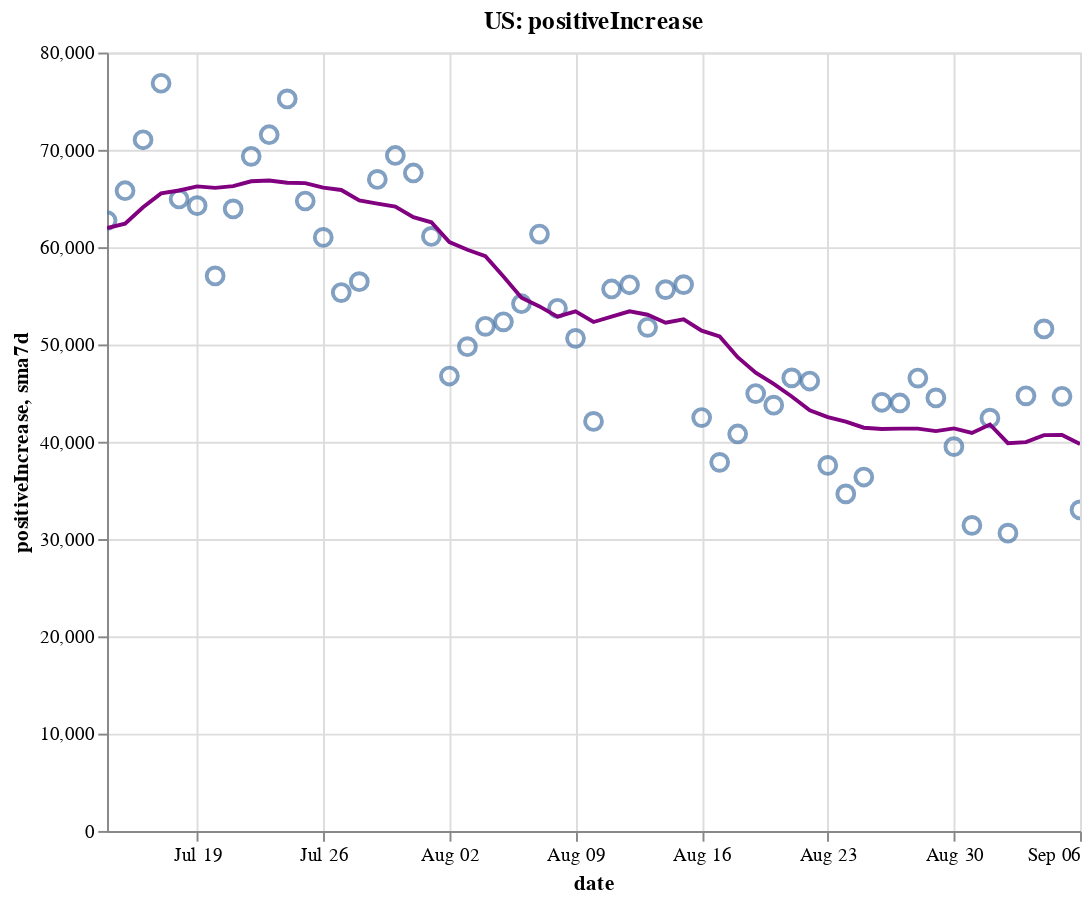

The notebook cell saved with this chart:
### Code cell
create_plot(us, 'positiveIncrease')

### Figure 1 — Vega-Lite specification as saved in the notebook (floating-point values rounded to 4 significant figures)
{"config": {"view": {"continuousWidth": 400, "continuousHeight": 300}}, "layer": [{"layer": [{"mark": {"type": "point", "size": 75}, "encoding": {"tooltip": [{"type": "temporal", "field": "date"}, {"type": "quantitative", "field": "positiveIncrease"}, {"type": "quantitative", "field": "sma7d"}], "x": {"type": "temporal", "field": "date"}, "y": {"type": "quantitative", "field": "positiveIncrease"}}, "selection": {"selector002": {"type": "interval", "bind": "scales", "encodings": ["x", "y"]}}}, {"mark": {"type": "line", "color": "purple"}, "encoding": {"x": {"type": "temporal", "field": "date"}, "y": {"type": "quantitative", "field": "sma7d"}}}]}, {"mark": {"type": "rule", "color": "#aaa"}, "encoding": {"x": {"type": "temporal", "field": "date"}}, "transform": [{"filter": {"selection": "selector001"}}]}, {"mark": "circle", "encoding": {"opacity": {"condition": {"value": 1, "selection": "selector001"}, "value": 0}, "tooltip": [{"type": "temporal", "field": "date"}, {"type": "quantitative", "field": "positiveIncrease"}, {"type": "quantitative", "field": "sma7d"}], "x": {"type": "temporal", "field": "date"}, "y": {"type": "quantitative", "field": "positiveIncrease"}}, "selection": {"selector001": {"type": "single", "encodings": ["x"], "on": "mouseover", "nearest": true, "empty": "none"}}}, {"mark": {"type": "text", "align": "left", "dx": 5, "dy": -5, "stroke": "white", "strokeWidth": 2}, "encoding": {"text": {"type": "quantitative", "field": "positiveIncrease"}, "tooltip": [{"type": "temporal", "field": "date"}, {"type": "quantitative", "field": "positiveIncrease"}, {"type": "quantitative", "field": "sma7d"}], "x": {"type": "temporal", "field": "date"}, "y": {"type": "quantitative", "field": "positiveIncrease"}}, "transform": [{"filter": {"selection": "selector001"}}]}, {"mark": {"type": "text", "align": "left", "dx": 5, "dy": -5}, "encoding": {"text": {"type": "quantitative", "field": "positiveIncrease"}, "tooltip": [{"type": "temporal", "field": "date"}, {"type": "quantitative", "field": "positiveIncrease"}, {"type": "quantitative", "field": "sma7d"}], "x": {"type": "temporal", "field": "date"}, "y": {"type": "quantitative", "field": "positiveIncrease"}}, "transform": [{"filter": {"selection": "selector001"}}]}], "data": {"name": "data-a59b749016994e1515e1126b996f4261"}, "height": 400, "title": "US: positiveIncrease", "width": 500, "$schema": "https://vega.github.io/schema/vega-lite/v4.8.1.json", "datasets": {"data-a59b749016994e1515e1126b996f4261": [{"date": "2020-07-14T00:00:00", "totalTestResultsIncrease": 770000.0, "positiveIncrease": 62730.0, "death": 128600.0, "deathIncrease": 736.0, "positiveRate": 0.081, "state": "US", "sma7d": 61960.0}, {"date": "2020-07-15T00:00:00", "totalTestResultsIncrease": 773200.0, "positiveIncrease": 65800.0, "death": 129400.0, "deathIncrease": 858.0, "positiveRate": 0.085, "state": "US", "sma7d": 62400.0}, {"date": "2020-07-16T00:00:00", "totalTestResultsIncrease": 832400.0, "positiveIncrease": 71040.0, "death": 130400.0, "deathIncrease": 947.0, "positiveRate": 0.085, "state": "US", "sma7d": 64100.0}, {"date": "2020-07-17T00:00:00", "totalTestResultsIncrease": 839300.0, "positiveIncrease": 76840.0, "death": 131300.0, "deathIncrease": 951.0, "positiveRate": 0.092, "state": "US", "sma7d": 65530.0}, {"date": "2020-07-18T00:00:00", "totalTestResultsIncrease": 763600.0, "positiveIncrease": 64950.0, "death": 132200.0, "deathIncrease": 872.0, "positiveRate": 0.085, "state": "US", "sma7d": 65820.0}, {"date": "2020-07-19T00:00:00", "totalTestResultsIncrease": 786700.0, "positiveIncrease": 64260.0, "death": 132700.0, "deathIncrease": 527.0, "positiveRate": 0.082, "state": "US", "sma7d": 66240.0}, {"date": "2020-07-20T00:00:00", "totalTestResultsIncrease": 712400.0, "positiveIncrease": 57040.0, "death": 133100.0, "deathIncrease": 363.0, "positiveRate": 0.08, "state": "US", "sma7d": 66090.0}, {"date": "2020-07-21T00:00:00", "totalTestResultsIncrease": 754900.0, "positiveIncrease": 63930.0, "death": 134100.0, "deathIncrease": 1039.0, "positiveRate": 0.085, "state": "US", "sma7d": 66270.0}, {"date": "2020-07-22T00:00:00", "totalTestResultsIncrease": 801600.0, "positiveIncrease": 69330.0, "death": 135300.0, "deathIncrease": 1171.0, "positiveRate": 0.086, "state": "US", "sma7d": 66770.0}, {"date": "2020-07-23T00:00:00", "totalTestResultsIncrease": 845900.0, "positiveIncrease": 71550.0, "death": 136400.0, "deathIncrease": 1056.0, "positiveRate": 0.085, "state": "US", "sma7d": 66840.0}, {"date": "2020-07-24T00:00:00", "totalTestResultsIncrease": 933600.0, "positiveIncrease": 75240.0, "death": 137500.0, "deathIncrease": 1176.0, "positiveRate": 0.081, "state": "US", "sma7d": 66610.0}, {"date": "2020-07-25T00:00:00", "totalTestResultsIncrease": 791000.0, "positiveIncrease": 64740.0, "death": 138500.0, "deathIncrease": 1023.0, "positiveRate": 0.082, "state": "US", "sma7d": 66580.0}, {"date": "2020-07-26T00:00:00", "totalTestResultsIncrease": 851100.0, "positiveIncrease": 61000.0, "death": 139100.0, "deathIncrease": 559.0, "positiveRate": 0.072, "state": "US", "sma7d": 66120.0}, {"date": "2020-07-27T00:00:00", "totalTestResultsIncrease": 762700.0, "positiveIncrease": 55330.0, "death": 140200.0, "deathIncrease": 1060.0, "positiveRate": 0.073, "state": "US", "sma7d": 65870.0}, {"date": "2020-07-28T00:00:00", "totalTestResultsIncrease": 738100.0, "positiveIncrease": 56450.0, "death": 141300.0, "deathIncrease": 1122.0, "positiveRate": 0.076, "state": "US", "sma7d": 64810.0}, {"date": "2020-07-29T00:00:00", "totalTestResultsIncrease": 864500.0, "positiveIncrease": 66960.0, "death": 142800.0, "deathIncrease": 1492.0, "positiveRate": 0.077, "state": "US", "sma7d": 64470.0}, {"date": "2020-07-30T00:00:00", "totalTestResultsIncrease": 814700.0, "positiveIncrease": 69420.0, "death": 144000.0, "deathIncrease": 1259.0, "positiveRate": 0.085, "state": "US", "sma7d": 64160.0}, {"date": "2020-07-31T00:00:00", "totalTestResultsIncrease": 731900.0, "positiveIncrease": 67620.0, "death": 145400.0, "deathIncrease": 1312.0, "positiveRate": 0.092, "state": "US", "sma7d": 63080.0}, {"date": "2020-08-01T00:00:00", "totalTestResultsIncrease": 745700.0, "positiveIncrease": 61100.0, "death": 146500.0, "deathIncrease": 1190.0, "positiveRate": 0.082, "state": "US", "sma7d": 62560.0}, {"date": "2020-08-02T00:00:00", "totalTestResultsIncrease": 699500.0, "positiveIncrease": 46760.0, "death": 147000.0, "deathIncrease": 498.0, "positiveRate": 0.067, "state": "US", "sma7d": 60520.0}, {"date": "2020-08-03T00:00:00", "totalTestResultsIncrease": 745100.0, "positiveIncrease": 49770.0, "death": 147600.0, "deathIncrease": 519.0, "positiveRate": 0.067, "state": "US", "sma7d": 59730.0}, {"date": "2020-08-04T00:00:00", "totalTestResultsIncrease": 717100.0, "positiveIncrease": 51860.0, "death": 148800.0, "deathIncrease": 1255.0, "positiveRate": 0.072, "state": "US", "sma7d": 59070.0}, {"date": "2020-08-05T00:00:00", "totalTestResultsIncrease": 699600.0, "positiveIncrease": 52330.0, "death": 150200.0, "deathIncrease": 1346.0, "positiveRate": 0.075, "state": "US", "sma7d": 56980.0}, {"date": "2020-08-06T00:00:00", "totalTestResultsIncrease": 766600.0, "positiveIncrease": 54180.0, "death": 151400.0, "deathIncrease": 1251.0, "positiveRate": 0.071, "state": "US", "sma7d": 54800.0}, {"date": "2020-08-07T00:00:00", "totalTestResultsIncrease": 785400.0, "positiveIncrease": 61350.0, "death": 152700.0, "deathIncrease": 1333.0, "positiveRate": 0.078, "state": "US", "sma7d": 53910.0}, {"date": "2020-08-08T00:00:00", "totalTestResultsIncrease": 683400.0, "positiveIncrease": 53710.0, "death": 153800.0, "deathIncrease": 1089.0, "positiveRate": 0.079, "state": "US", "sma7d": 52850.0}, {"date": "2020-08-09T00:00:00", "totalTestResultsIncrease": 724000.0, "positiveIncrease": 50620.0, "death": 154400.0, "deathIncrease": 616.0, "positiveRate": 0.07, "state": "US", "sma7d": 53400.0}, {"date": "2020-08-10T00:00:00", "totalTestResultsIncrease": 740900.0, "positiveIncrease": 42090.0, "death": 154900.0, "deathIncrease": 426.0, "positiveRate": 0.057, "state": "US", "sma7d": 52310.0}, {"date": "2020-08-11T00:00:00", "totalTestResultsIncrease": 760000.0, "positiveIncrease": 55700.0, "death": 156200.0, "deathIncrease": 1326.0, "positiveRate": 0.073, "state": "US", "sma7d": 52860.0}, {"date": "2020-08-12T00:00:00", "totalTestResultsIncrease": 500200.0, "positiveIncrease": 56130.0, "death": 157700.0, "deathIncrease": 1517.0, "positiveRate": 0.112, "state": "US", "sma7d": 53400.0}, {"date": "2020-08-13T00:00:00", "totalTestResultsIncrease": 900300.0, "positiveIncrease": 51760.0, "death": 158900.0, "deathIncrease": 1163.0, "positiveRate": 0.057, "state": "US", "sma7d": 53050.0}, {"date": "2020-08-14T00:00:00", "totalTestResultsIncrease": 862300.0, "positiveIncrease": 55640.0, "death": 160100.0, "deathIncrease": 1216.0, "positiveRate": 0.065, "state": "US", "sma7d": 52240.0}, {"date": "2020-08-15T00:00:00", "totalTestResultsIncrease": 756700.0, "positiveIncrease": 56150.0, "death": 161300.0, "deathIncrease": 1219.0, "positiveRate": 0.074, "state": "US", "sma7d": 52580.0}, {"date": "2020-08-16T00:00:00", "totalTestResultsIncrease": 790400.0, "positiveIncrease": 42490.0, "death": 161900.0, "deathIncrease": 619.0, "positiveRate": 0.054, "state": "US", "sma7d": 51420.0}, {"date": "2020-08-17T00:00:00", "totalTestResultsIncrease": 670100.0, "positiveIncrease": 37880.0, "death": 162300.0, "deathIncrease": 407.0, "positiveRate": 0.057, "state": "US", "sma7d": 50820.0}, {"date": "2020-08-18T00:00:00", "totalTestResultsIncrease": 663600.0, "positiveIncrease": 40800.0, "death": 163500.0, "deathIncrease": 1196.0, "positiveRate": 0.061, "state": "US", "sma7d": 48690.0}, {"date": "2020-08-19T00:00:00", "totalTestResultsIncrease": 674000.0, "positiveIncrease": 44950.0, "death": 165000.0, "deathIncrease": 1420.0, "positiveRate": 0.067, "state": "US", "sma7d": 47090.0}, {"date": "2020-08-20T00:00:00", "totalTestResultsIncrease": 703300.0, "positiveIncrease": 43760.0, "death": 166100.0, "deathIncrease": 1134.0, "positiveRate": 0.062, "state": "US", "sma7d": 45950.0}, {"date": "2020-08-21T00:00:00", "totalTestResultsIncrease": 759100.0, "positiveIncrease": 46560.0, "death": 167200.0, "deathIncrease": 1123.0, "positiveRate": 0.061, "state": "US", "sma7d": 44660.0}, {"date": "2020-08-22T00:00:00", "totalTestResultsIncrease": 773800.0, "positiveIncrease": 46240.0, "death": 168200.0, "deathIncrease": 1029.0, "positiveRate": 0.06, "state": "US", "sma7d": 43240.0}, {"date": "2020-08-23T00:00:00", "totalTestResultsIncrease": 629500.0, "positiveIncrease": 37570.0, "death": 168800.0, "deathIncrease": 572.0, "positiveRate": 0.06, "state": "US", "sma7d": 42540.0}, {"date": "2020-08-24T00:00:00", "totalTestResultsIncrease": 692200.0, "positiveIncrease": 34640.0, "death": 169200.0, "deathIncrease": 343.0, "positiveRate": 0.05, "state": "US", "sma7d": 42070.0}, {"date": "2020-08-25T00:00:00", "totalTestResultsIncrease": 645600.0, "positiveIncrease": 36370.0, "death": 170300.0, "deathIncrease": 1147.0, "positiveRate": 0.056, "state": "US", "sma7d": 41440.0}, {"date": "2020-08-26T00:00:00", "totalTestResultsIncrease": 655700.0, "positiveIncrease": 44060.0, "death": 171600.0, "deathIncrease": 1298.0, "positiveRate": 0.067, "state": "US", "sma7d": 41310.0}, {"date": "2020-08-27T00:00:00", "totalTestResultsIncrease": 751900.0, "positiveIncrease": 43980.0, "death": 172700.0, "deathIncrease": 1129.0, "positiveRate": 0.058, "state": "US", "sma7d": 41350.0}, {"date": "2020-08-28T00:00:00", "totalTestResultsIncrease": 783200.0, "positiveIncrease": 46550.0, "death": 173800.0, "deathIncrease": 1023.0, "positiveRate": 0.059, "state": "US", "sma7d": 41340.0}, {"date": "2020-08-29T00:00:00", "totalTestResultsIncrease": 775600.0, "positiveIncrease": 44500.0, "death": 174800.0, "deathIncrease": 1015.0, "positiveRate": 0.057, "state": "US", "sma7d": 41100.0}, {"date": "2020-08-30T00:00:00", "totalTestResultsIncrease": 746500.0, "positiveIncrease": 39500.0, "death": 175200.0, "deathIncrease": 475.0, "positiveRate": 0.053, "state": "US", "sma7d": 41370.0}, {"date": "2020-08-31T00:00:00", "totalTestResultsIncrease": 685600.0, "positiveIncrease": 31410.0, "death": 175600.0, "deathIncrease": 366.0, "positiveRate": 0.046, "state": "US", "sma7d": 40910.0}, {"date": "2020-09-01T00:00:00", "totalTestResultsIncrease": 704300.0, "positiveIncrease": 42420.0, "death": 176600.0, "deathIncrease": 1027.0, "positiveRate": 0.06, "state": "US", "sma7d": 41770.0}, {"date": "2020-09-02T00:00:00", "totalTestResultsIncrease": 649600.0, "positiveIncrease": 30600.0, "death": 177700.0, "deathIncrease": 1032.0, "positiveRate": 0.047, "state": "US", "sma7d": 39850.0}, {"date": "2020-09-03T00:00:00", "totalTestResultsIncrease": 734600.0, "positiveIncrease": 44720.0, "death": 178700.0, "deathIncrease": 1070.0, "positiveRate": 0.061, "state": "US", "sma7d": 39960.0}, {"date": "2020-09-04T00:00:00", "totalTestResultsIncrease": 912100.0, "positiveIncrease": 51590.0, "death": 179700.0, "deathIncrease": 998.0, "positiveRate": 0.057, "state": "US", "sma7d": 40680.0}, {"date": "2020-09-05T00:00:00", "totalTestResultsIncrease": 806300.0, "positiveIncrease": 44670.0, "death": 180700.0, "deathIncrease": 915.0, "positiveRate": 0.055, "state": "US", "sma7d": 40700.0}, {"date": "2020-09-06T00:00:00", "totalTestResultsIncrease": 736000.0, "positiveIncrease": 32990.0, "death": 181100.0, "deathIncrease": 449.0, "positiveRate": 0.045, "state": "US", "sma7d": 39770.0}]}}
